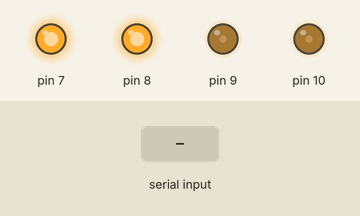
The sketch below on a simulated Arduino Uno, built with avr-gcc and run on an emulated ATmega328P. Parts: output pins drawn as LEDs (lit = HIGH). The test bench sets the inputs (shaded band).

Above: at 1.2 s.
1.3 s: "L90\n" received over Serial
At 2.3 s:
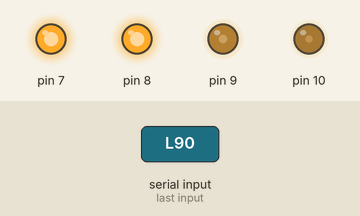
2.8 s: "L,45\n" received over Serial
At 3.5 s:
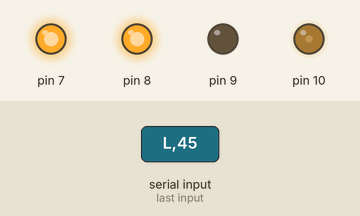
4.3 s: "R90\n" received over Serial
At 4.6 s:
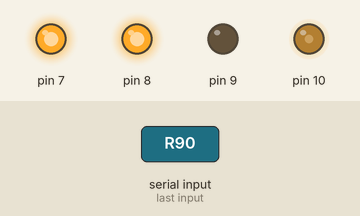
5.8 s: "R,45\n" received over Serial
At 7.0 s:
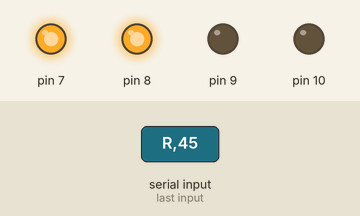
7.3 s: "L90\n" received over Serial
At 8.1 s:
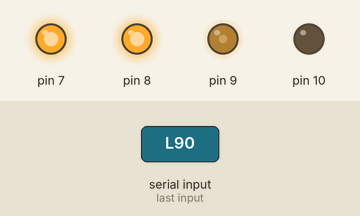
8.8 s: "L\n" received over Serial
At 9.1 s:
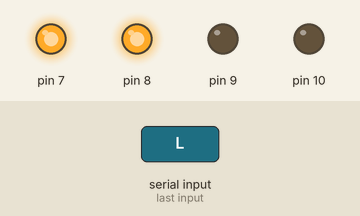
Timing chart, 0 to 11.3 s (numbered marks = the images above; inputs shaded):
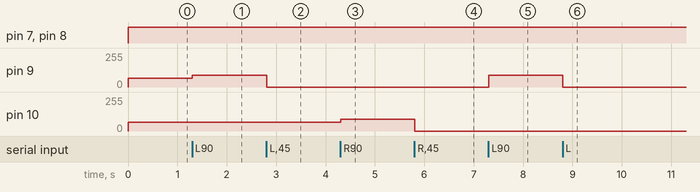

Measured:
- after the input at 1.3 s, pin 9: 64/255 → 90/255 at once
- after the input at 2.8 s, pin 9: 90/255 → 0/255 at once
- after the input at 4.3 s, pin 10: 64/255 → 90/255 at once
- after the input at 5.8 s, pin 10: 90/255 → 0/255 at once
- after the input at 7.3 s, pin 9: 0/255 → 90/255 at once
- after the input at 8.8 s, pin 9: 90/255 → 0/255 at once

The sketch:

arduino.ino
```cpp
#define BUFFER_SIZE	10
char inputBuff[BUFFER_SIZE];

// Vitesse: 100/255
unsigned char right_speed = 64;
unsigned char left_speed = 64;
// Sens
bool right_to_front = 1;
bool left_to_front = 1;

void setup() {
	// Turn the Serial Protocol ON
	Serial.begin(9600);

	// Vitesse moteur gauche
	pinMode(9, OUTPUT);
	// Direction moteur gauche
	pinMode(7, OUTPUT);

	// Vitesse moteur droit
	pinMode(10, OUTPUT);
	// Direction moteur droit
	pinMode(8, OUTPUT);
}


void loop() {
	// Sens
	digitalWrite(7, (right_to_front?HIGH:LOW)); // left
	digitalWrite(8, (left_to_front?HIGH:LOW)); // right

	// Vitesse
	analogWrite(9, left_speed);
	analogWrite(10, right_speed);

	char readedByte;
	unsigned short int i = 0;
	do {
		while (!Serial.available())
			delay(2);
		readedByte = Serial.read();
		inputBuff[i++] = readedByte;
	} while ((readedByte != -1) && (readedByte != '\0') && (readedByte != '\n'));
	inputBuff[i] = '\0';

	char whichMotor = inputBuff[0];
	int motorSpeed = atoi(inputBuff + 1);
	bool to_front = motorSpeed >= 0;
	if (!to_front)
		motorSpeed = -motorSpeed;

	switch (whichMotor) {
		case 'L':
			/*Serial.print("Left speed: ");
			Serial.print(motorSpeed);
			Serial.println(to_front ? "To Front" : "To Forward");*/
			left_speed = motorSpeed;
			left_to_front = to_front;
			break;
		case 'R':
			/*Serial.print("Right speed: ");
			Serial.print(motorSpeed);
			Serial.println(to_front ? "To Front" : "To Forward");*/
			right_speed = motorSpeed;
			right_to_front = to_front;
			break;
	}

	//sensorVal = map(analogRead(A0),0,1023,0,100); // pour plus tard

}
```
